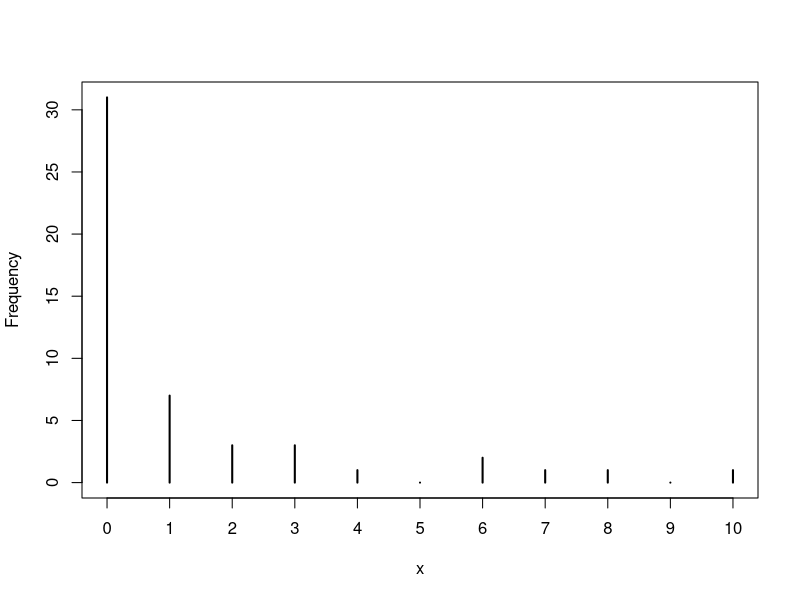
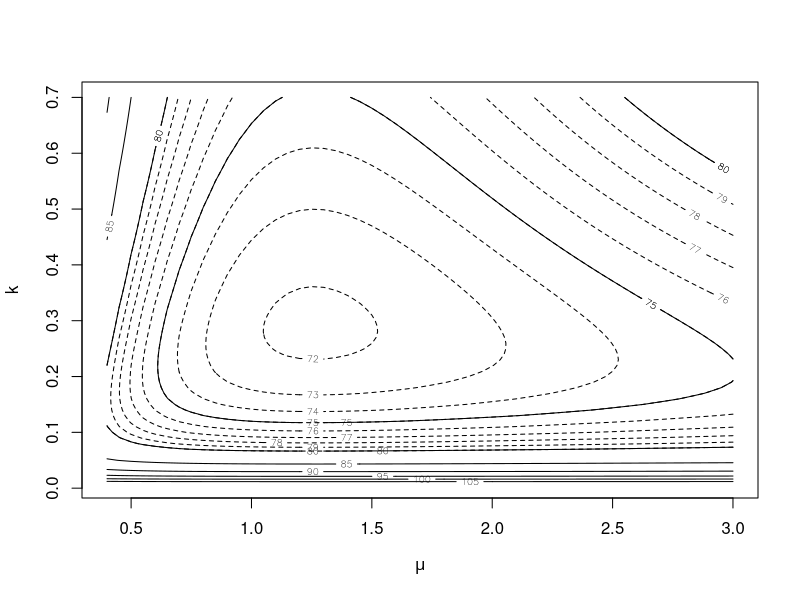
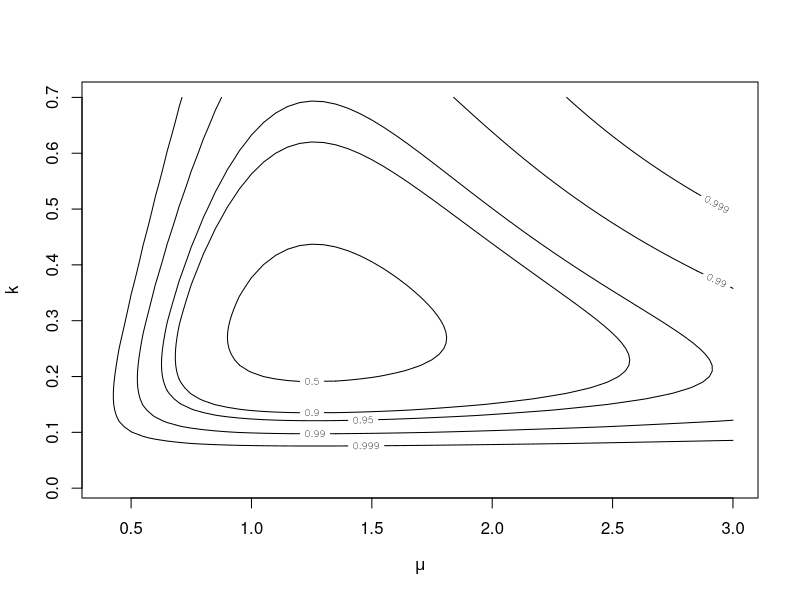
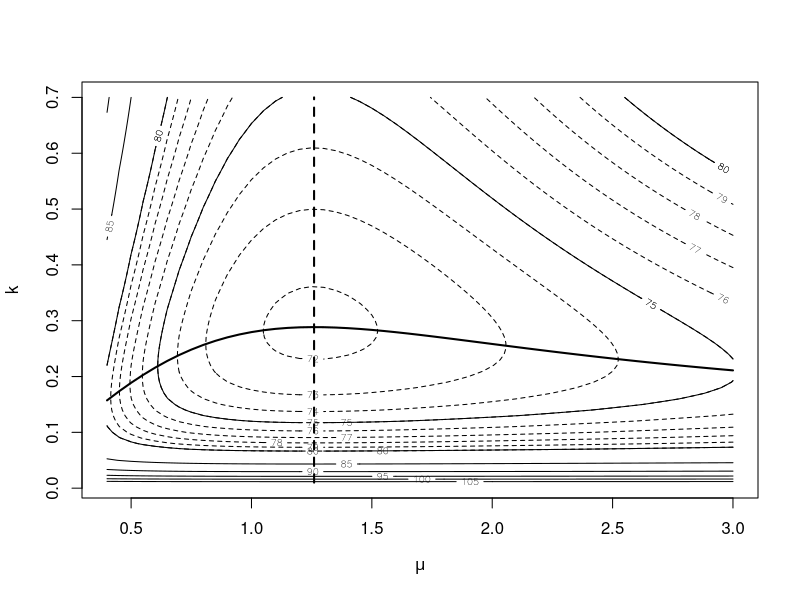
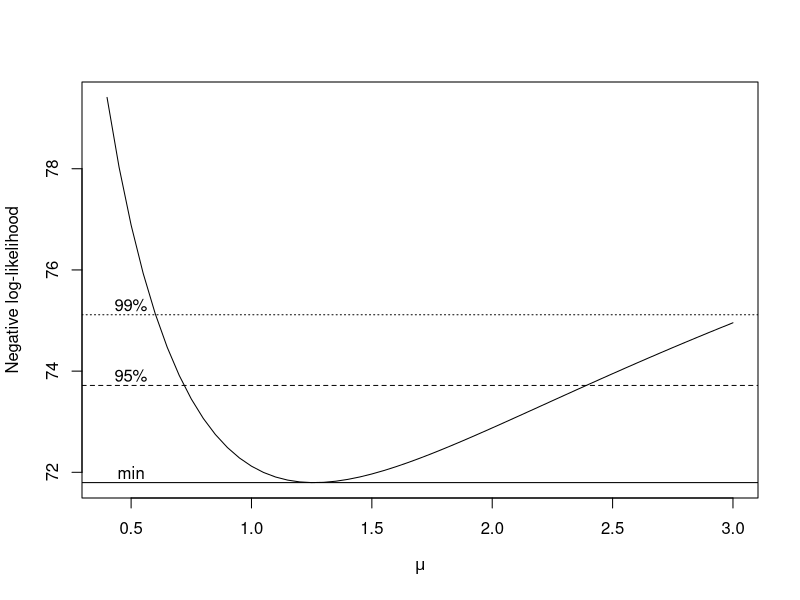
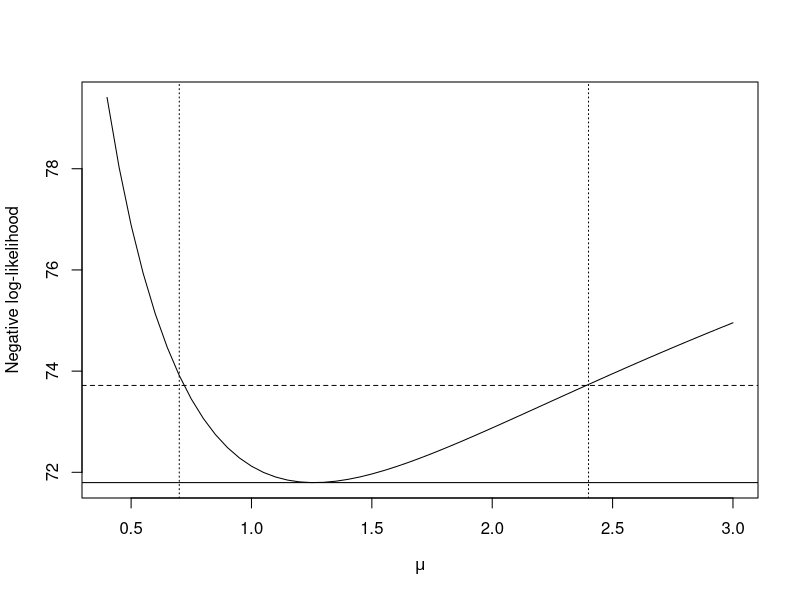
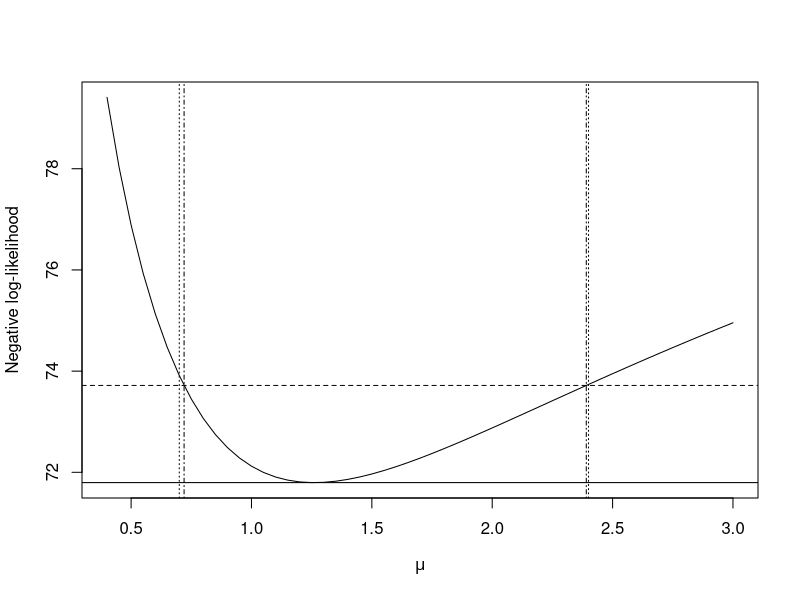
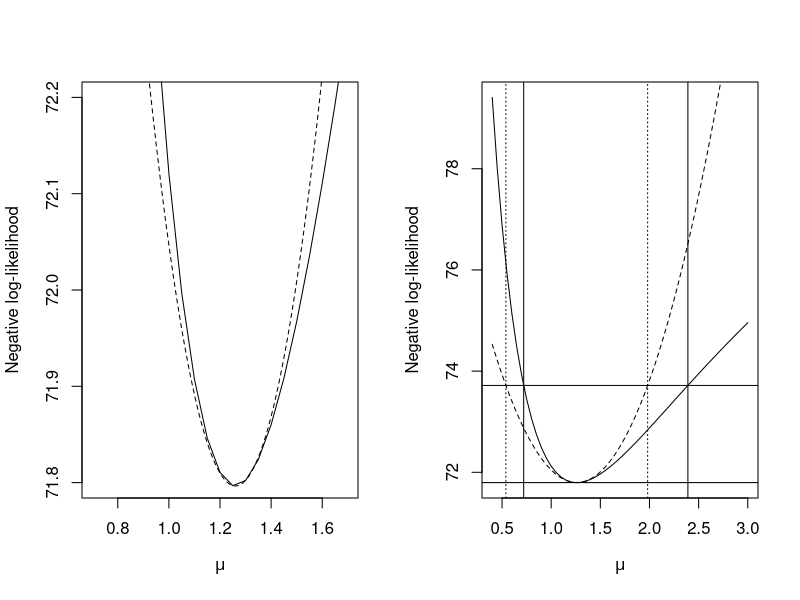

Write R code to recreate these figures, in order. (Note: this script raises an error after producing the figures.)
###################################################
### chunk number 1: 
###################################################
set.seed(1001)


###################################################
### chunk number 2: 
###################################################
mu.true=1
k.true=0.4
x = rnbinom(50,mu=mu.true,size=k.true)


###################################################
### chunk number 3: 
###################################################
plot(table(factor(x,levels=0:max(x))),
     ylab="Frequency",xlab="x")


###################################################
### chunk number 4: 
###################################################
NLLfun1 = function(p,dat=x) {
  mu=p[1]
  k=p[2]
  -sum(dnbinom(x,mu=mu,size=k,log=TRUE))
}


###################################################
### chunk number 5: 
###################################################
nll.true=NLLfun1(c(mu=mu.true,k=k.true)); nll.true


###################################################
### chunk number 6: 
###################################################
NLLfun1(c(mu=10,k=10))


###################################################
### chunk number 7: 
###################################################
m = mean(x)
v = var(x)
mu.mom = m
k.mom = m/(v/m-1)


###################################################
### chunk number 8: 
###################################################
nll.mom=NLLfun1(c(mu=mu.mom,k=k.mom)); nll.mom


###################################################
### chunk number 9: 
###################################################
ldiff=nll.true-nll.mom;ldiff
qchisq(0.95,df=2)/2


###################################################
### chunk number 10: 
###################################################
O1 = optim(fn=NLLfun1,par=c(mu=mu.mom,k=k.mom),hessian=TRUE); O1


###################################################
### chunk number 11: 
###################################################
muvec = seq(0.4,3,by=0.05)
kvec = seq(0.01,0.7,by=0.01)


###################################################
### chunk number 12: 
###################################################
resmat = matrix(nrow=length(muvec),ncol=length(kvec))


###################################################
### chunk number 13: 
###################################################
for (i in 1:length(muvec)) {
  for (j in 1:length(kvec)) {
    resmat[i,j] = NLLfun1(c(muvec[i],kvec[j]))
  }
}


###################################################
### chunk number 14: 
###################################################
contour(muvec,kvec,resmat,xlab=expression(mu),ylab="k")
contour(muvec,kvec,resmat,levels=70:80,lty=2,add=TRUE)


###################################################
### chunk number 15: 
###################################################
alevels=c(0.5,0.9,0.95,0.99,0.999)
minval = O1$value
nll.levels = qchisq(alevels,df=2)/2+minval
contour(muvec,kvec,resmat,levels=nll.levels,labels=alevels,
        xlab=expression(mu),ylab="k")


###################################################
### chunk number 16: 
###################################################
NLLfun.mu = function(p,mu) {
  k = p[1]
  -sum(dnbinom(x,mu=mu,size=k,log=TRUE))
}


###################################################
### chunk number 17: 
###################################################
mu.profile = matrix(ncol=2,nrow=length(muvec))


###################################################
### chunk number 18: 
###################################################
NLLfun.mu2 = function(p,mu) {
  logk = p[1]
  k = exp(logk)
  -sum(dnbinom(x,mu=mu,size=k,log=TRUE))
}


###################################################
### chunk number 19: 
###################################################
for (i in 1:length(muvec)) {
  Oval = optim(fn=NLLfun.mu,par=O1$par["k"],method="L-BFGS-B",
    lower=0.002,mu=muvec[i])
  mu.profile[i,] = c(Oval$par,Oval$value)
}
colnames(mu.profile) = c("k","NLL")


###################################################
### chunk number 20: 
###################################################
NLLfun.k = function(p,k) {
  mu = p[1]
  -sum(dnbinom(x,mu=mu,size=k,log=TRUE))
}
k.profile = matrix(ncol=2,nrow=length(kvec))
for (i in 1:length(kvec)) {
  Oval = optim(fn=NLLfun.k,par=O1$par["mu"],method="L-BFGS-B",
    lower=0.002,k=kvec[i])
  k.profile[i,] = c(Oval$par,Oval$value)
}
colnames(k.profile) = c("mu","NLL")


###################################################
### chunk number 21: 
###################################################
contour(muvec,kvec,resmat,xlab=expression(mu),ylab="k")
contour(muvec,kvec,resmat,levels=70:80,lty=2,add=TRUE)
lines(muvec,mu.profile[,"k"],lwd=2)
lines(k.profile[,"mu"],kvec,lwd=2,lty=2)


###################################################
### chunk number 22: 
###################################################
plot(muvec,mu.profile[,"NLL"],type="l",
     xlab=expression(mu),ylab="Negative log-likelihood")
cutoffs = c(0,qchisq(c(0.95,0.99),1)/2)
nll.levels = O1$value+cutoffs
abline(h=nll.levels,lty=1:3)
text(rep(0.5,3),nll.levels+0.2,c("min","95%","99%"))


###################################################
### chunk number 23: 
###################################################
cutoff = O1$value+qchisq(0.95,1)/2


###################################################
### chunk number 24: 
###################################################
lowerhalf = mu.profile[muvec<1.2,"NLL"]
lowerhalf.mu = muvec[muvec<1.2]
w.lower = which.min(abs(lowerhalf-cutoff))


###################################################
### chunk number 25: 
###################################################
upperhalf = mu.profile[muvec>1.2,"NLL"]
upperhalf.mu = muvec[muvec>1.2]
w.upper = which.min(abs(upperhalf-cutoff))
ci.crude = c(lowerhalf.mu[w.lower],upperhalf.mu[w.upper])


###################################################
### chunk number 26: 
###################################################
plot(muvec,mu.profile[,"NLL"],type="l",
     xlab=expression(mu),ylab="Negative log-likelihood")
cutoffs = c(0,qchisq(c(0.95),1)/2)
nll.levels = O1$value+cutoffs
abline(h=nll.levels,lty=1:2)
abline(v=ci.crude,lty=3)


###################################################
### chunk number 27: 
###################################################
cutoff = O1$value+qchisq(c(0.95),1)/2
relheight = function(mu) {
  O2 = optim(fn=NLLfun.mu,par=O1$par["k"],method="L-BFGS-B",
        lower=0.002,mu=mu)
  O2$value-cutoff
}


###################################################
### chunk number 28: 
###################################################
relheight(mu=0.6)
relheight(mu=0.8)


###################################################
### chunk number 29: 
###################################################
lower = uniroot(relheight,interval=c(0.5,1.0))$root
upper = uniroot(relheight,interval=c(1.2,5))$root
ci.uniroot= c(lower,upper)


###################################################
### chunk number 30: 
###################################################
plot(muvec,mu.profile[,"NLL"],type="l",
     xlab=expression(mu),ylab="Negative log-likelihood")
cutoffs = c(0,qchisq(c(0.95),1)/2)
nll.levels = O1$value+cutoffs
abline(h=nll.levels,lty=1:2)
abline(v=ci.crude,lty=3)
abline(v=ci.uniroot,lty=4)


###################################################
### chunk number 31: 
###################################################
O1$hessian


###################################################
### chunk number 32: 
###################################################
s1 = solve(O1$hessian); s1


###################################################
### chunk number 33: 
###################################################
a=O1$value
b=O1$par["mu"]
c=O1$hessian["mu","mu"]/2


###################################################
### chunk number 34: 
###################################################
se.mu = sqrt(s1["mu","mu"])
ci.info = O1$par["mu"]+c(-1,1)*qnorm(0.975)*se.mu


###################################################
### chunk number 35: 
###################################################
op=par(mfrow=c(1,2))
plot(muvec,mu.profile[,"NLL"],type="l",
     xlab=expression(mu),ylab="Negative log-likelihood",ylim=c(71.8,72.2),
     xlim=c(0.7,1.7))
curve(a+c*(x-b)^2,add=TRUE,lty=2)
##
plot(muvec,mu.profile[,"NLL"],type="l",
     xlab=expression(mu),ylab="Negative log-likelihood")
cutoffs = c(0,qchisq(c(0.95),1)/2)+O1$value
curve(a+c*(x-b)^2,add=TRUE,lty=2)
abline(h=cutoffs)
abline(v=ci.info,lty=3)
abline(v=ci.uniroot,lty=1)
par(op)


###################################################
### chunk number 36: 
###################################################
library(MASS)
f=fitdistr(x,"negative binomial"); f


###################################################
### chunk number 37: 
###################################################
ci.fitdistr = f$estimate["mu"]+c(-1,1)*f$sd["mu"]*qnorm(0.975)


###################################################
### chunk number 38: 
###################################################
NLLfun2 = function(mu,k) {
  -sum(dnbinom(x,mu=mu,size=k,log=TRUE))
}


###################################################
### chunk number 39: 
###################################################
library(stats4)
m1 = mle(minuslogl=NLLfun2,start=list(mu=mu.mom,k=k.mom),
  method="L-BFGS-B",lower=0.002); m1


###################################################
### chunk number 40: 
###################################################
summary(m1)


###################################################
### chunk number 41: 
###################################################
ci.mle.all = confint(m1); ci.mle.all
ci.mle = ci.mle.all["mu",]


###################################################
### chunk number 42: 
###################################################
citab=rbind(ci.crude,ci.uniroot,ci.mle,ci.info,ci.fitdistr); citab


###################################################
### chunk number 43: 
###################################################
a = 0.696
b = 9.79
recrprob = function(x,a=0.696,b=9.79) a/(1+(a/b)*x)
scoefs = c(mu=25.32,k=0.932,zprob=0.123)
settlers = rzinbinom(603,mu=scoefs["mu"],size=scoefs["k"],zprob=scoefs["zprob"])
recr = rbinom(603,prob=recrprob(settlers),size=settlers)


###################################################
### chunk number 44: 
###################################################
NLLfun3 = function(a,b,d) {
  recrprob = a/(1+(a/b)*settlers^d)
  -sum(dbinom(recr,prob=recrprob,size=settlers,log=TRUE),na.rm=TRUE)
}


###################################################
### chunk number 45: 
###################################################
NLLfun4 = function(a,b) {
  recrprob = a/(1+(a/b)*settlers)
  -sum(dbinom(recr,prob=recrprob,size=settlers,log=TRUE),na.rm=TRUE)
}


###################################################
### chunk number 46: 
###################################################
NLLfun5 = function(a) {
  recrprob = a
  -sum(dbinom(recr,prob=recrprob,size=settlers,log=TRUE),na.rm=TRUE)
}


###################################################
### chunk number 47: 
###################################################
recr = recr[settlers>0]
settlers = settlers[settlers>0]


###################################################
### chunk number 48: 
###################################################
plot(settlers,recr)
abline(h=10)
abline(a=0,b=0.5)


###################################################
### chunk number 49: 
###################################################
m4 = mle(minuslogl=NLLfun4,start=list(a=0.5,b=10),
  method="L-BFGS-B",lower=0.003)
s3 = list(a=0.684,b=10.161,d=1)
m3 = mle(minuslogl=NLLfun3,start=s3,
  method="L-BFGS-B",lower=0.003)
m5 = mle(minuslogl=NLLfun5,start=list(a=0.5),
  method="L-BFGS-B",lower=0.003)


###################################################
### chunk number 50: 
###################################################
plot(settlers,recr)
a=coef(m5)["a"]
curve(a*x,add=TRUE,lty=3)
a=coef(m4)["a"]; b=coef(m4)["b"]
curve(a*x/(1+(a/b)*x),add=TRUE,lty=2)
a=coef(m5)["a"]; b=coef(m5)["b"]; d=coef(m5)["d"]
curve(a*x/(1+(a/b)*x^d),add=TRUE,lty=3)


###################################################
### chunk number 51: 
###################################################
nll = c(shep=-logLik(m3),BH=-logLik(m4),densind=-logLik(m5)); nll


###################################################
### chunk number 52: 
###################################################
logp=pchisq(2*nll[3]-nll[2],1,lower.tail=FALSE,log.p=TRUE)
logp


###################################################
### chunk number 53: 
###################################################
npar = c(5,4,3)
aic = nll+2*npar; aic


###################################################
### chunk number 54: 
###################################################
ndata = length(recr)
bic = nll+log(ndata)*npar;bic


###################################################
### chunk number 55: 
###################################################
confint(m3)


###################################################
### chunk number 56: 
###################################################
confint(m4)


